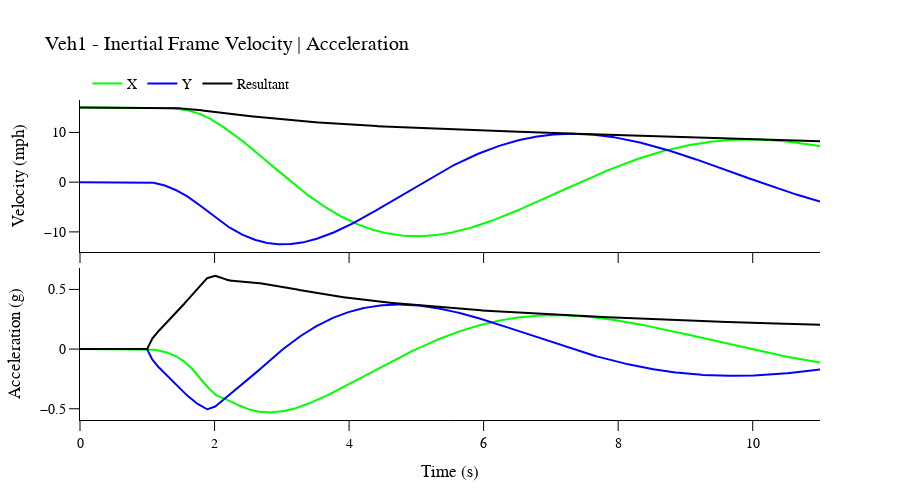
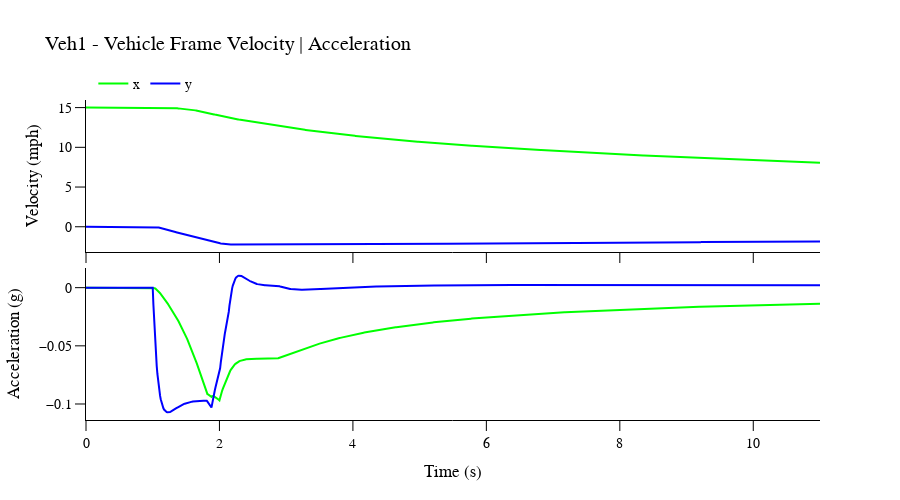
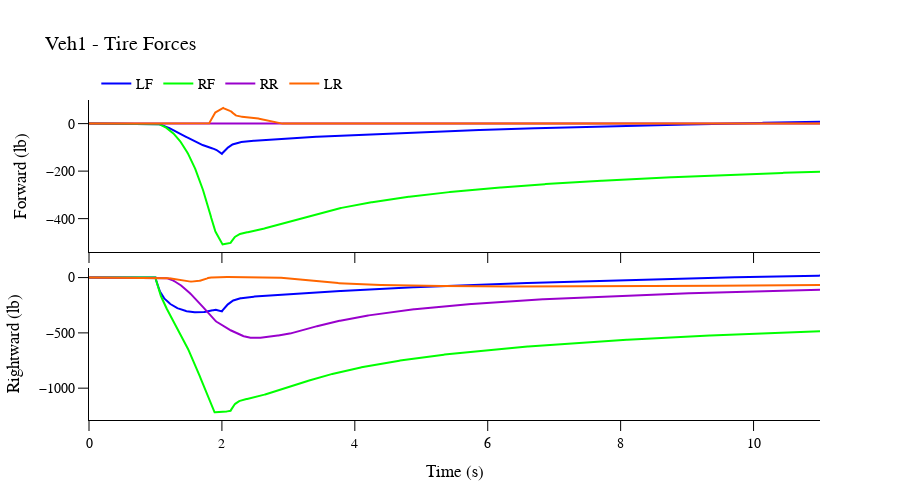
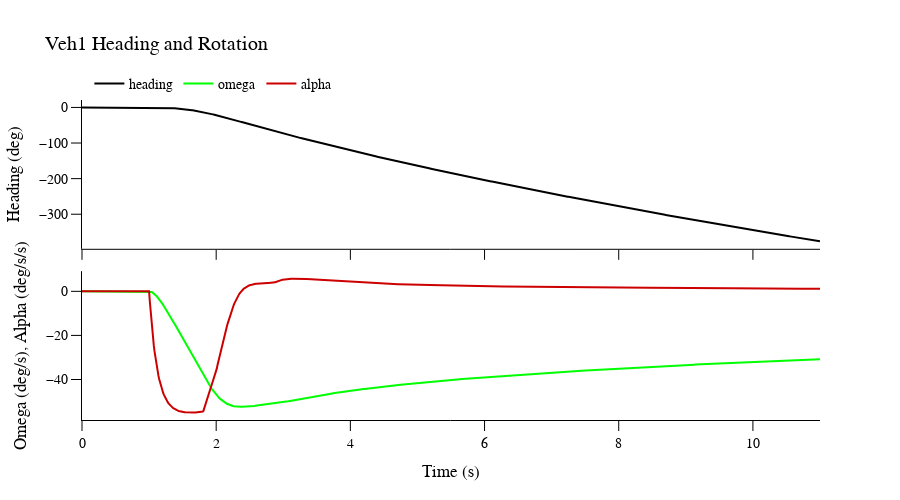

Notebook cell for these charts, in order:
### Markdown cell above
### Plot Motion

### Code cell
run.plot_model()

### Figure 1 — Plotly figure (JSON) as saved in the notebook; plotly's stock layout.template omitted (floating-point values rounded to 4 significant figures; data arrays with more than 128 entries replaced by an {"elided": "..."} marker saying what was removed)
{"data": [{"line": {"color": "rgb(0, 255, 0)", "width": 2}, "mode": "lines", "name": "X", "type": "scatter", "x": {"elided": "1101 float values"}, "xaxis": "x", "y": {"elided": "1101 float values"}, "yaxis": "y"}, {"line": {"color": "rgb(0, 0, 255)", "width": 2}, "mode": "lines", "name": "Y", "type": "scatter", "x": {"elided": "1101 float values"}, "xaxis": "x", "y": {"elided": "1101 float values"}, "yaxis": "y"}, {"line": {"color": "rgb(0, 0, 0)", "width": 2}, "mode": "lines", "name": "Resultant", "type": "scatter", "x": {"elided": "1101 float values"}, "xaxis": "x", "y": {"elided": "1101 float values"}, "yaxis": "y"}, {"line": {"color": "rgb(0, 255, 0)", "width": 2}, "mode": "lines", "name": "Ax", "showlegend": false, "type": "scatter", "x": {"elided": "1101 float values"}, "xaxis": "x2", "y": {"elided": "1101 float values"}, "yaxis": "y2"}, {"line": {"color": "rgb(0, 0, 255)", "width": 2}, "mode": "lines", "name": "Ay", "showlegend": false, "type": "scatter", "x": {"elided": "1101 float values"}, "xaxis": "x2", "y": {"elided": "1101 float values"}, "yaxis": "y2"}, {"line": {"color": "rgb(0, 0, 0)", "width": 2}, "mode": "lines", "name": "Ar", "showlegend": false, "type": "scatter", "x": {"elided": "1101 float values"}, "xaxis": "x2", "y": {"elided": "1101 float values"}, "yaxis": "y2"}], "layout": {"autosize": false, "font": {"color": "black", "family": "Arial", "size": 14}, "height": 500, "legend": {"orientation": "h", "x": 0.01, "xanchor": "left", "y": 1.1, "yanchor": "top"}, "title": {"text": "Veh1 - Inertial Frame Velocity | Acceleration"}, "width": 900, "xaxis": {"anchor": "y", "domain": [0.0, 1.0], "linecolor": "black", "linewidth": 1, "matches": "x2", "showgrid": false, "showline": true, "showticklabels": false, "tickcolor": "black", "ticklen": 10, "ticks": "outside", "tickwidth": 1, "title": {"text": ""}, "zeroline": false}, "xaxis2": {"anchor": "y2", "domain": [0.0, 1.0], "linecolor": "black", "linewidth": 1, "showgrid": false, "showline": true, "tickcolor": "black", "ticklen": 10, "ticks": "outside", "tickwidth": 1, "title": {"text": "Time (s)"}, "zeroline": false}, "yaxis": {"anchor": "x", "domain": [0.525, 1.0], "linecolor": "black", "linewidth": 1, "showgrid": false, "showline": true, "tickcolor": "black", "ticklen": 10, "ticks": "outside", "tickwidth": 1, "title": {"text": "Velocity (mph)"}, "zeroline": false}, "yaxis2": {"anchor": "x2", "domain": [0.0, 0.475], "linecolor": "black", "linewidth": 1, "showgrid": false, "showline": true, "tickcolor": "black", "ticklen": 10, "ticks": "outside", "tickwidth": 1, "title": {"text": "Acceleration (g)"}, "zeroline": false}}}

### Figure 2 — Plotly figure (JSON) as saved in the notebook; plotly's stock layout.template omitted (floating-point values rounded to 4 significant figures; data arrays with more than 128 entries replaced by an {"elided": "..."} marker saying what was removed)
{"data": [{"line": {"color": "rgb(0, 255, 0)", "width": 2}, "mode": "lines", "name": "x", "type": "scatter", "x": {"elided": "1101 float values"}, "xaxis": "x", "y": {"elided": "1101 float values"}, "yaxis": "y"}, {"line": {"color": "rgb(0, 0, 255)", "width": 2}, "mode": "lines", "name": "y", "type": "scatter", "x": {"elided": "1101 float values"}, "xaxis": "x", "y": {"elided": "1101 float values"}, "yaxis": "y"}, {"line": {"color": "rgb(0, 255, 0)", "width": 2}, "mode": "lines", "name": "ax", "showlegend": false, "type": "scatter", "x": {"elided": "1101 float values"}, "xaxis": "x2", "y": {"elided": "1101 float values"}, "yaxis": "y2"}, {"line": {"color": "rgb(0, 0, 255)", "width": 2}, "mode": "lines", "name": "ay", "showlegend": false, "type": "scatter", "x": {"elided": "1101 float values"}, "xaxis": "x2", "y": {"elided": "1101 float values"}, "yaxis": "y2"}], "layout": {"autosize": false, "font": {"color": "black", "family": "Arial", "size": 14}, "height": 500, "legend": {"orientation": "h", "x": 0.01, "xanchor": "left", "y": 1.1, "yanchor": "top"}, "title": {"text": "Veh1 - Vehicle Frame Velocity | Acceleration"}, "width": 900, "xaxis": {"anchor": "y", "domain": [0.0, 1.0], "linecolor": "black", "linewidth": 1, "matches": "x2", "showgrid": false, "showline": true, "showticklabels": false, "tickcolor": "black", "ticklen": 10, "ticks": "outside", "tickwidth": 1, "title": {"text": ""}, "zeroline": false}, "xaxis2": {"anchor": "y2", "domain": [0.0, 1.0], "linecolor": "black", "linewidth": 1, "showgrid": false, "showline": true, "tickcolor": "black", "ticklen": 10, "ticks": "outside", "tickwidth": 1, "title": {"text": "Time (s)"}, "zeroline": false}, "yaxis": {"anchor": "x", "domain": [0.525, 1.0], "linecolor": "black", "linewidth": 1, "showgrid": false, "showline": true, "tickcolor": "black", "ticklen": 10, "ticks": "outside", "tickwidth": 1, "title": {"text": "Velocity (mph)"}, "zeroline": false}, "yaxis2": {"anchor": "x2", "domain": [0.0, 0.475], "linecolor": "black", "linewidth": 1, "showgrid": false, "showline": true, "tickcolor": "black", "ticklen": 10, "ticks": "outside", "tickwidth": 1, "title": {"text": "Acceleration (g)"}, "zeroline": false}}}

### Figure 3 — Plotly figure (JSON) as saved in the notebook; plotly's stock layout.template omitted (floating-point values rounded to 4 significant figures; data arrays with more than 128 entries replaced by an {"elided": "..."} marker saying what was removed)
{"data": [{"line": {"color": "rgb(0, 0, 255)", "width": 2}, "mode": "lines", "name": "LF", "type": "scatter", "x": {"elided": "1101 float values"}, "xaxis": "x", "y": {"elided": "1101 float values"}, "yaxis": "y"}, {"line": {"color": "rgb(0, 255, 0)", "width": 2}, "mode": "lines", "name": "RF", "type": "scatter", "x": {"elided": "1101 float values"}, "xaxis": "x", "y": {"elided": "1101 float values"}, "yaxis": "y"}, {"line": {"color": "rgb(153, 0, 204)", "width": 2}, "mode": "lines", "name": "RR", "type": "scatter", "x": {"elided": "1101 float values"}, "xaxis": "x", "y": {"elided": "1101 float values"}, "yaxis": "y"}, {"line": {"color": "rgb(255, 102, 0)", "width": 2}, "mode": "lines", "name": "LR", "type": "scatter", "x": {"elided": "1101 float values"}, "xaxis": "x", "y": {"elided": "1101 float values"}, "yaxis": "y"}, {"line": {"color": "rgb(0, 0, 255)", "width": 2}, "mode": "lines", "name": "LF", "showlegend": false, "type": "scatter", "x": {"elided": "1101 float values"}, "xaxis": "x2", "y": {"elided": "1101 float values"}, "yaxis": "y2"}, {"line": {"color": "rgb(0, 255, 0)", "width": 2}, "mode": "lines", "name": "RF", "showlegend": false, "type": "scatter", "x": {"elided": "1101 float values"}, "xaxis": "x2", "y": {"elided": "1101 float values"}, "yaxis": "y2"}, {"line": {"color": "rgb(153, 0, 204)", "width": 2}, "mode": "lines", "name": "RR", "showlegend": false, "type": "scatter", "x": {"elided": "1101 float values"}, "xaxis": "x2", "y": {"elided": "1101 float values"}, "yaxis": "y2"}, {"line": {"color": "rgb(255, 102, 0)", "width": 2}, "mode": "lines", "name": "LR", "showlegend": false, "type": "scatter", "x": {"elided": "1101 float values"}, "xaxis": "x2", "y": {"elided": "1101 float values"}, "yaxis": "y2"}], "layout": {"autosize": false, "font": {"color": "black", "family": "Arial", "size": 14}, "height": 500, "legend": {"orientation": "h", "x": 0.01, "xanchor": "left", "y": 1.1, "yanchor": "top"}, "title": {"text": "Veh1 - Tire Forces"}, "width": 900, "xaxis": {"anchor": "y", "domain": [0.0, 1.0], "linecolor": "black", "linewidth": 1, "matches": "x2", "showgrid": false, "showline": true, "showticklabels": false, "tickcolor": "black", "ticklen": 10, "ticks": "outside", "tickwidth": 1, "title": {"text": ""}, "zeroline": false}, "xaxis2": {"anchor": "y2", "domain": [0.0, 1.0], "linecolor": "black", "linewidth": 1, "showgrid": false, "showline": true, "tickcolor": "black", "ticklen": 10, "ticks": "outside", "tickwidth": 1, "title": {"text": "Time (s)"}, "zeroline": false}, "yaxis": {"anchor": "x", "domain": [0.525, 1.0], "linecolor": "black", "linewidth": 1, "showgrid": false, "showline": true, "tickcolor": "black", "ticklen": 10, "ticks": "outside", "tickwidth": 1, "title": {"text": "Forward (lb)"}, "zeroline": false}, "yaxis2": {"anchor": "x2", "domain": [0.0, 0.475], "linecolor": "black", "linewidth": 1, "showgrid": false, "showline": true, "tickcolor": "black", "ticklen": 10, "ticks": "outside", "tickwidth": 1, "title": {"text": "Rightward (lb)"}, "zeroline": false}}}

### Figure 4 — Plotly figure (JSON) as saved in the notebook; plotly's stock layout.template omitted (floating-point values rounded to 4 significant figures; data arrays with more than 128 entries replaced by an {"elided": "..."} marker saying what was removed)
{"data": [{"line": {"color": "rgb(0, 0, 0)", "width": 2}, "mode": "lines", "name": "heading", "type": "scatter", "x": {"elided": "1101 float values"}, "xaxis": "x", "y": {"elided": "1101 float values"}, "yaxis": "y"}, {"line": {"color": "rgb(0, 255, 0)", "width": 2}, "mode": "lines", "name": "omega", "type": "scatter", "x": {"elided": "1101 float values"}, "xaxis": "x2", "y": {"elided": "1101 float values"}, "yaxis": "y2"}, {"line": {"color": "rgb(204, 0, 0)", "width": 2}, "mode": "lines", "name": "alpha", "type": "scatter", "x": {"elided": "1101 float values"}, "xaxis": "x2", "y": {"elided": "1101 float values"}, "yaxis": "y2"}], "layout": {"autosize": false, "font": {"color": "black", "family": "Arial", "size": 14}, "height": 500, "legend": {"orientation": "h", "x": 0.01, "xanchor": "left", "y": 1.1, "yanchor": "top"}, "title": {"text": "Veh1 Heading and Rotation"}, "width": 900, "xaxis": {"anchor": "y", "domain": [0.0, 1.0], "linecolor": "black", "linewidth": 1, "matches": "x2", "showgrid": false, "showline": true, "showticklabels": false, "tickcolor": "black", "ticklen": 10, "ticks": "outside", "tickwidth": 1, "title": {"text": ""}, "zeroline": false}, "xaxis2": {"anchor": "y2", "domain": [0.0, 1.0], "linecolor": "black", "linewidth": 1, "showgrid": false, "showline": true, "tickcolor": "black", "ticklen": 10, "ticks": "outside", "tickwidth": 1, "title": {"text": "Time (s)"}, "zeroline": false}, "yaxis": {"anchor": "x", "domain": [0.535, 1.0], "linecolor": "black", "linewidth": 1, "showgrid": false, "showline": true, "tickcolor": "black", "ticklen": 10, "ticks": "outside", "tickwidth": 1, "title": {"text": "Heading (deg)"}, "zeroline": false}, "yaxis2": {"anchor": "x2", "domain": [0.0, 0.465], "linecolor": "black", "linewidth": 1, "showgrid": false, "showline": true, "tickcolor": "black", "ticklen": 10, "ticks": "outside", "tickwidth": 1, "title": {"text": "Omega (deg/s), Alpha (deg/s/s)"}, "zeroline": false}}}
